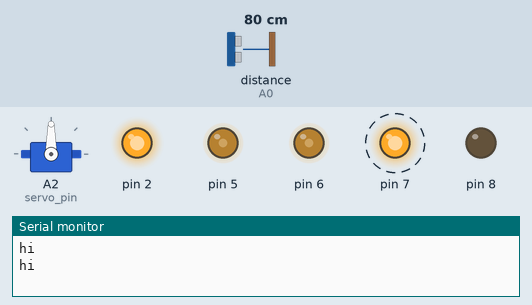
Simulated run of this sketch. Board: Arduino Uno, built with avr-gcc and run on an emulated ATmega328P. Parts: servo, output pins drawn as LEDs (lit = HIGH), the last lines printed to the serial monitor. Wiring (inferred from the names in the program): ultrasonic range finder: trigger A1; echo A0. Dashed ring = blinking. The test bench sets the inputs (shaded band); at power-on: distance to the obstacle (sensor on A0) 80 cm. The echo pulse lasts 58.3 µs per cm; pins used as bus, display or sensor lines are not drawn.

Above: at 3.7 s.
4.4 s: distance to the obstacle (sensor on A0) set to 33 cm
7.5 s: distance to the obstacle (sensor on A0) set to 27 cm
At 8.2 s:
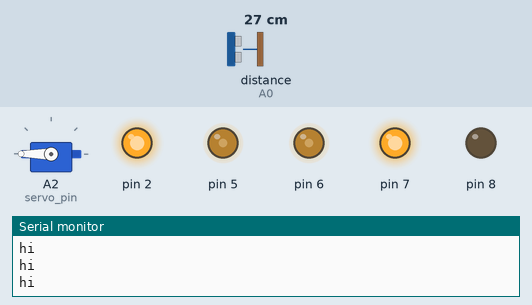
At 8.85 s:
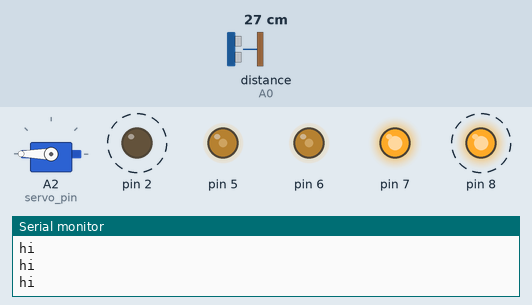
10.6 s: distance to the obstacle (sensor on A0) set to 35 cm
At 14.5 s:
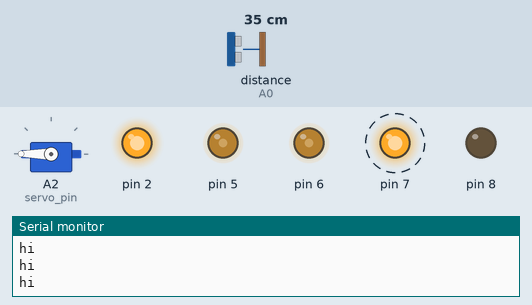
Timing chart, 0 to 19.7 s (numbered marks = the images above; inputs shaded):
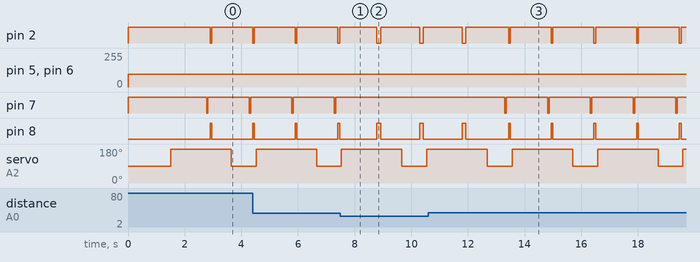

The sketch:

Willy1.ino
```cpp
// By: Ryan Boyle and Thalia Valle Chavez
// Desc: Write a program to control a robot using different states.
// The robot has an ATMega328p IC, DC Motor, Ultrasonic Sensor,
// and Servo Motor.
// ------------------------------------------------------------
#include <Servo.h>
#include <IRremote.h>

// pins of left motor
const int H1A = 7;
const int H2A = 4;
const int H12EN = 5;

// pins of right motor
const int H3A = 2;
const int H4A = 8;
const int H34EN = 6;

const int IR_RECEIVE_PIN = 13;// have to check for pin in robot
byte SPEED = 95; // wheels speed
const int TM2_COUNT = 0x64;

 enum AutoState { // states when in auto mode
  MoveForward,
  TurnLeft,
  TurnRight,
  CorrectLeft,
  CorrectRight,
  Reverse,
  Stop
  }; // enum AutoState

  AutoState state;

  byte forward_count = 0;
// count variables increment for consecutive times where
// forward/left/right is < safe value
// put in reverse when count is high enough


// define class Motor
//    properties: pin1, pin2, enable, speed
//    methods: constructors, getter/setter for speed, run
class Motor {
private:
  byte _pin1;
  byte _pin2;
  byte _enable;
  byte _speed;

public:
  enum MotorDir {
    MotorStop,
    MotorForward,
    MotorReverse
  }; // enum MotorDir

  Motor() : _pin1(0), _pin2(0), _enable(0), _speed(0) { }

  Motor(byte pin1, byte pin2, byte enable)
    : _pin1(pin1), _pin2(pin2), _enable(enable) {
      pinMode(_pin1, OUTPUT);
      pinMode(_pin2, OUTPUT);
      pinMode(_enable, OUTPUT);
    } // end Motor prop constructor

  byte getSpeed() { return _speed; }
  void setSpeed(byte speed) { _speed = speed; }

  void run(Motor::MotorDir dir) {
    switch(dir) {
     case MotorStop:
       digitalWrite(_pin1, LOW);
       digitalWrite(_pin2, LOW);
       analogWrite(_enable, LOW);
       break;
     case MotorForward:
       digitalWrite(_pin1, HIGH);
       digitalWrite(_pin2, LOW);
       analogWrite(_enable, _speed);
       break;
     case MotorReverse:
       digitalWrite(_pin1, LOW);
       digitalWrite(_pin2, HIGH);
       analogWrite(_enable, _speed);
    } // switch dir
  } // end run

}; // end Motor
// left : left motor reverse, rightmotor forward
// right: left motor forward, rightmotor reverse

class UltrasonicSensor {
  private:
  	byte triggerPin;
  	byte echoPin;
 	const int MAX_DURATION = (14)*12*74*2;
  	// max duration for the sensor, 14ft chosen as max

  public:
  	UltrasonicSensor() {
      triggerPin = 0;
      echoPin = 0;
  	} // default constructor

    UltrasonicSensor(byte signalPin) {
      triggerPin = echoPin = signalPin;
  	} // signal pin constructor

    UltrasonicSensor(byte trigger, byte echo) {
      triggerPin = trigger;
      echoPin = echo;
  	} // separate trigger and echo pin constructor

 	unsigned long measure() {
      unsigned long duration = 0;
      noInterrupts(); // do not want interrupts when measuring
      // Setup 				  				  ---------------
      pinMode(echoPin, OUTPUT);
      digitalWrite(echoPin, LOW);
      // ^make sure input signal starts low
      // Trigger a measurement 				  ---------------
      pinMode(triggerPin, OUTPUT);
      digitalWrite(triggerPin, LOW);
      delayMicroseconds(5);
      digitalWrite(triggerPin, HIGH);
      delayMicroseconds(10);
      digitalWrite(triggerPin, LOW);
      // Wait for measurement complete signal ---------------
      pinMode(echoPin, INPUT);
      duration = pulseIn(echoPin, HIGH, MAX_DURATION);
      // ^ read a pulse on the echo pin
      //									  ---------------
      interrupts(); // turn interrupts on
      if(duration > 0)
        duration /= 2; // get 1-way duration
      return duration;
  }

   	double measureInches() {
      double inches = 0;
      unsigned long duration = measure();
      if(duration > 0)
        inches = duration / 74.0; // get inches from duration
      return inches;
  }

   	double measureCentimeters() {
      double centimeters = 0;
      unsigned long duration = measure();
      if(duration > 0)
        centimeters = duration / 29.1;
      // ^ get inches from duration
      return centimeters;
  }
}; // end UltrasonicSensor


class Wheels{
  Motor leftMotor;
  Motor rightMotor;
  byte speed;// = 95;
  // count variables increment for consecutive times where
  // forward/left/right is < safe value
  // put in reverse when count is high enough


  public:
   Wheels(){

    leftMotor.setSpeed(speed);
    rightMotor.setSpeed(speed);


  }
  Wheels(Motor left, Motor right, byte s){

    leftMotor = left;
    rightMotor = right;
    speed = s;
    leftMotor.setSpeed(speed);
    rightMotor.setSpeed(speed);


  }

void turnLeft() {
  speed = 95; // slow down when turning
  leftMotor.setSpeed(speed);
  rightMotor.setSpeed(speed);

  leftMotor.run(Motor::MotorReverse);
  rightMotor.run(Motor::MotorForward);
  // ^ set motors to turn left
  delay(125); // wait an eighth of a second
  state = MoveForward; // return to forward
}

void turnRight() {
  speed = 95; // slow down when turning
  leftMotor.setSpeed(speed);
  rightMotor.setSpeed(speed);

  leftMotor.run(Motor::MotorForward);
  rightMotor.run(Motor::MotorReverse);
  // ^ set motors to turn right
  delay(125); // wait an eighth of a second
  state = MoveForward; // return to forward
}

void correctLeft() {
  speed = 95; // slow down when correcting
  leftMotor.setSpeed(speed);
  rightMotor.setSpeed(speed);

  leftMotor.run(Motor::MotorReverse);
  rightMotor.run(Motor::MotorForward);
  // ^ set motors to turn left
  delay(50); // wait 50 ms

  leftMotor.run(Motor::MotorForward);
  rightMotor.run(Motor::MotorForward);
  delay(75); // move forward for 75 ms

  leftMotor.run(Motor::MotorForward);
  rightMotor.run(Motor::MotorReverse);
  // ^ set motors to turn right
  // in order to straighten out
  delay(60); // wait 60 ms

  state = MoveForward; // return to forward
}
void correctRight() {
  speed = 95; // slow down when correcting
  leftMotor.setSpeed(speed);
  rightMotor.setSpeed(speed);

  leftMotor.run(Motor::MotorForward);
  rightMotor.run(Motor::MotorReverse);
  // ^ set motors to turn right
  delay(50); // wait 50 ms

  leftMotor.run(Motor::MotorForward);
  rightMotor.run(Motor::MotorForward);
  delay(75); // move forward for 75 ms

  leftMotor.run(Motor::MotorReverse);
  rightMotor.run(Motor::MotorForward);
  // ^ set motors to turn left
  // in order to straighten out
  delay(60); // wait 60 ms

  state = MoveForward; // return to forward
}

void moveForward() {
  speed = 95;
  leftMotor.setSpeed(speed);
  rightMotor.setSpeed(speed);

  leftMotor.run(Motor::MotorForward);
  rightMotor.run(Motor::MotorForward);
  // ^ return speed to 95 if slowed by a turn
}

void reverse() {
  speed = 115;
  leftMotor.setSpeed(speed);
  rightMotor.setSpeed(speed);

  leftMotor.run(Motor::MotorReverse);
  rightMotor.run(Motor::MotorForward);
  // ^ reposition
  delay(300);

  leftMotor.run(Motor::MotorReverse);
  rightMotor.run(Motor::MotorReverse);
  // ^ reverse
  delay(1500);

  leftMotor.run(Motor::MotorForward);
  rightMotor.run(Motor::MotorReverse);
  // ^ reposition
  delay(300);

  state = MoveForward; // return to forward
}

void stop() {
  leftMotor.run(Motor::MotorStop);
  rightMotor.run(Motor::MotorStop);
}

};


class RemoteControl{

  enum RemoteState{
  SwitchMode,// assign given signal from remote control
  moveForward,
  correctLeft,
  correctRight,
  reverse,
  stop
  };
  RemoteState state;
  bool auto_mode;
  Wheels wheels;

  public:
  // default constructor
  RemoteControl(){
    IrReceiver.begin(IR_RECEIVE_PIN, true);
    auto_mode = true;
    state = stop;
  }
  // Contructor to set pin
  RemoteControl(int pin, Wheels w){
    IrReceiver.begin(pin, true);
    auto_mode = true;
    state = stop;
    wheels = w;
  }

  bool currentMode(){
  if(IrReceiver.decode()){
    if(IrReceiver.decodedIRData.command == SwitchMode){
      auto_mode = !auto_mode;
      // stop robot for a second
       wheels.stop();
       delay(1200);
       return auto_mode;
    }
    IrReceiver.resume();
  }

  return auto_mode;
  }


  // function to update state
  void updateState(){
  if(IrReceiver.decode()){
    state = IrReceiver.decodedIRData.command;
    IrReceiver.resume();
  }
// Get the moveForward() and other methods from outside the class by inheritance
  switch(state) {
    case moveForward:
      wheels.moveForward();
      break;
    case correctLeft:
      wheels.correctLeft();
      break;
    case correctRight:
      wheels.correctRight();
      break;
    case reverse:
      wheels.reverse();
      break;
    case stop:
      wheels.stop();
      break;
    }

  }


};


// Instance of RemoteControl class


// declare 2 Motor variables
Motor leftMotor(H1A,H2A,H12EN);
Motor rightMotor(H3A,H4A,H34EN);

Wheels wheels(leftMotor, rightMotor, SPEED);

RemoteControl remote(IR_RECEIVE_PIN, wheels);

Servo servo; // servo object
byte servo_pin = A2;

byte trigger_pin = A1;
byte echo_pin = A0;
UltrasonicSensor sensor(trigger_pin, echo_pin);
// object for the ultrasonic sensor, with a trigger pin of A1
// and an echo pin of A0


/*
void turnLeft();
void turnRight();
void correctLeft();
void correctRight();*/
// ^ functions to call when in corresponding state

void setup()
{
  Serial.begin(9600);

  //leftMotor = Motor(H2A,H1A,H12EN);
  //rightMotor = Motor(H3A,H4A,H34EN);
  //leftMotor.setSpeed(speed);
  //rightMotor.setSpeed(speed);

  // set up servo (pin, min, and max)
  // min and max are pulse width values
  // used to correctly move the servo between
  // positions 0 and 180.
  servo.attach(servo_pin, 500, 2500);

  servo.write(90); // start with head straight forward

  // set up timer 2 for 9984 microseconds (~0.01 s)
  TCNT2 = TM2_COUNT;
  TCCR2A = 0x00; // set to normal mode
  TCCR2B = 0x07; // set 1024 prescaler
  TIMSK2 = (1 << TOIE2); // enable Timer Overflow Interrupt flag

  interrupts(); // turn interrupts on


  // IR Receiver for remote control
  //IrReceiver.begin(IR_RECEIVE_PIN, true); // this will be also initialized inside the remote class
  //auto_mode = true; // robot starts in auto mode // used inside RemoteControl class

  leftMotor.run(Motor::MotorForward);
  rightMotor.run(Motor::MotorForward);
  // ^ start off by moving forward
}


//***********************************************************************
//int btn; // should be enum

// automatic and manual mode

/*
void setup()
{
  Serial.begin(9600);
  IrReceiver.begin(IR_RECEIVE_PIN, true);

  //pinMode(13, OUTPUT);
  //pinMode(IR_RECEIVE_PIN, INPUT);


}
*/

// create switch statmement using the enums

/*
// main application
void loop()
{
  if(IrReceiver.decode()){
    Serial.println(IrReceiver.decodedIRData.command);
    IrReceiver.resume();

  }

}
*/

// have a switch method to stop when change happens.
void loop()
{


  // getting the mode -> auto or manual (auto: 1, manual: 0)
  bool is_auto_mode = remote.currentMode();

if(is_auto_mode){// then we are in auto_mode
  switch(state) {
    case MoveForward:
      wheels.moveForward();
      break;
    case TurnLeft:
      wheels.turnLeft();
      break;
    case TurnRight:
      wheels.turnRight();
      break;
    case CorrectLeft:
      wheels.correctLeft();
      break;
    case CorrectRight:
      wheels.correctRight();
      break;
    case Reverse:
      wheels.reverse();
      break;
    case Stop:
      wheels.stop();
      break;
  }

}else{// manual mode

    remote.updateState();

  }


}


byte currentAngle;
byte left; // first left measurement
byte left2; // second left measurement
byte forward; // forward measurement

const byte WALL_DISTANCE = 6; // should always be 6 inches from wall
const byte RANGE = 1; // can be + or - 1 inch from WALL_DISTANCE
const byte COURSE_WIDTH = 28;

/*byte forward_count = 0;
byte left_count = 0;
byte right_count = 0;*/
// count variables increment for consecutive times where
// forward/left/right is < safe value
// put in reverse when count is high enough

float scan_time = 1.5;

// timer interrupt occurs every 0.01s
// decrement time variables to have
ISR(TIMER2_OVF_vect) {
  if(scan_time < 0.01) // bring back to 1.5 s when 0
  {
    Serial.println("hi");
    scan_time = 1.5;
    scan();
  }

  scan_time = scan_time - 0.01;
  TCNT2 = TM2_COUNT;
}

void scan() {
  currentAngle = servo.read();
  //Serial.println(currentAngle);
  if(currentAngle == 90)
  { // if sensor is currently facing forward,
    // scan forward then turn left and scan
    forward = sensor.measureInches();
    servo.write(180);
    delay(625); // wait for servo to turn
    left = sensor.measureInches();
    delay(625); // wait to measure left again
    left2 = sensor.measureInches();
  }
  else
  { // if sensor is currently facing left,
    // scan left then turn forward and scan
    left = sensor.measureInches();
    delay(625); // wait to measure left again
    left2 = sensor.measureInches();
    servo.write(90);
    delay(625); // wait for servo to turn
    forward = sensor.measureInches();
  }

  if(forward < 12) // forward < 12 inches
  {
    if(forward <= 2) forward_count++;
    if(forward_count > 3) state = Reverse;
    // ^ put robot in reverse if it is stuck/close to wall
    else if(left < COURSE_WIDTH)
    {
      if(left2 - left < -3) state = CorrectRight;
      // ^ if rapidly approaching left wall, correct right
      else if(left2 - left > 3) state = CorrectLeft;
      // ^ if rapidly approaching right wall, correct left
      else state = TurnRight;
      // otherwise turn right since forward and left are both close
    }
    else state = TurnLeft;
    // ^ if approaching forward wall and no close left wall,
    // turn left
  }

  else if(left < WALL_DISTANCE - RANGE)
  {
    forward_count = 0;
    // ^ should not be stuck in forward direction
    state = CorrectRight;
    // if too close to left wall, correct to right
  }

  else if(left > WALL_DISTANCE + RANGE)
  {
    forward_count = 0;
    // ^ should not be stuck in forward direction
    state = CorrectLeft;
    // if too far from left wall, correct to left
  }

  else if((left > COURSE_WIDTH && forward > COURSE_WIDTH) ||
          (left == 0 && forward == 0))
  {
    state = Stop;
    // ^ stop if both left and forward
    // are greater than the course width
    // or if both are too far (returns 0)
  }

  else
  {
    forward_count = 0; // not stuck
    state = MoveForward;
  }
}


// Scratch Section ************************************
//  if(IrReceiver.decode()){
//    if(IrReceiver.decodedIRData.command == change){
//      auto_mode = (auto_mode == true) ? false : true;
//      // stop robot for a second
//       leftMotor.run(MotorStop);
//       rightMotor.run(MotorStop);
//       delay(1200);
//    }
//    IrReceiver.resume();
//  }
```

Measured:
- the behaviour switches between 31 and 30 cm on distance to the obstacle (sensor on A0) (found by bisection; images 0 and 1)
- after the input at 7.5 s, pin 7: stops changing and stays HIGH
- after the input at 10.6 s, pin 7: alternates HIGH for 1.5 s and LOW for 0.05 s, starting after 2.7 s
- by itself, pin 2: repeats every 1.6 s: HIGH 1.5 s, LOW 0.06 s
- by itself, pin 7: alternates HIGH for 1.5 s and LOW for 0.05 s
- by itself, pin 8: repeats every 1.6 s: LOW 1.5 s, HIGH 0.06 s
- by itself, servo on A2 (servo_pin): alternates 180° for 2.1 s and 90° for 0.88 s
